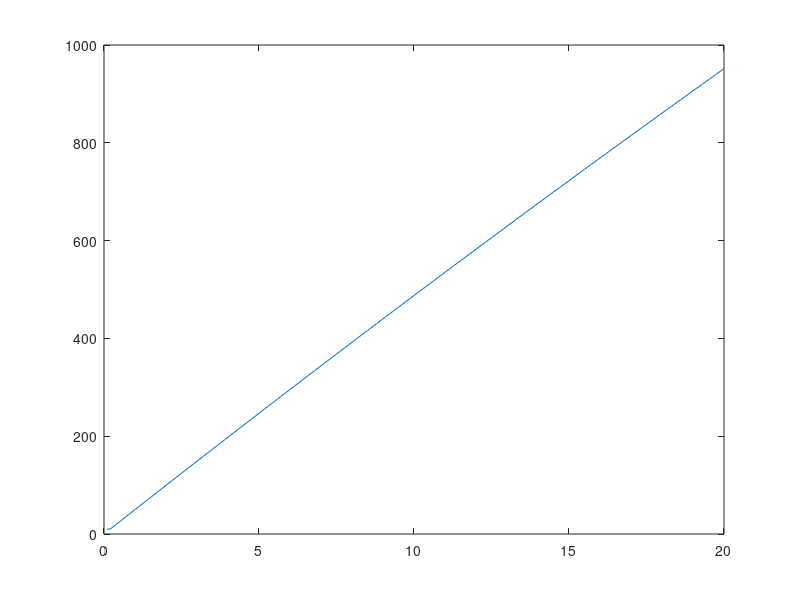

The MATLAB source for this figure: (Note: this script raises an error after producing the figure.)
%%Resource Extraction Problem

clear
clc

close all
r= .05;
Beta= 1/(1+r);
RStepSize= 0.1;
QStepSize= RStepSize;
X= 100;
b= 5;
MaxQ= X/b;
MaxR= 20;
myTime= 100;

%%initialization
Q_i= X/(2*b);
Pi_i= Q_i*(X-b*Q_i);
for Ri= 1:round((MaxR/RStepSize))
    t_i= RStepSize*(Ri)/Q_i;
    VR_init(Ri)= Pi_i/r*(1-exp(-r*t_i));
end

QArr= Q_i*ones(round((MaxR/RStepSize)),1);

VR_init(1) =RStepSize*(X-b*RStepSize);

figure(1)
%%Plot initial Value function versus R0
plot([RStepSize:RStepSize:MaxR],VR_init), hold on

[VR,myEr,NQArr]= myExtractionLoopLin(VR_init,MaxR,MaxQ,RStepSize,X,b,Beta,QArr);

%%Plot optimized Value function versus R0
plot([RStepSize:RStepSize:MaxR],VR)
title('V(R) vs R - Initial guess:blue & final answer:red')
IterationN= size(myEr,2);
LastErr= myEr(IterationN);


%%find Extraction path for a specific R0
RR0= MaxR;
R0= RR0;
NExtraArr= [];
while (R0>0)&&(NQArr(Ri)>0)
    Ri= round(R0/RStepSize);
    NExtraArr= [NExtraArr NQArr(Ri)];
    R0= R0-NQArr(Ri);
end

TheRes= [[RStepSize:RStepSize:MaxR]' NQArr(:) VR(:)];

PriceArr=X-b*NExtraArr;
ProfitArr= PriceArr.*NExtraArr;
figure(2)
plot(NExtraArr), hold on
plot(PriceArr)
axis([0 myTime 0 150])
title(['Extraction(Q):blue,Price(P):red vs time  R0=',num2str(RR0)])

figure(3)
%%plot Profit over time
plot(ProfitArr)
axis([0 myTime 0 1000])
title('Profit(Pi) vs time')